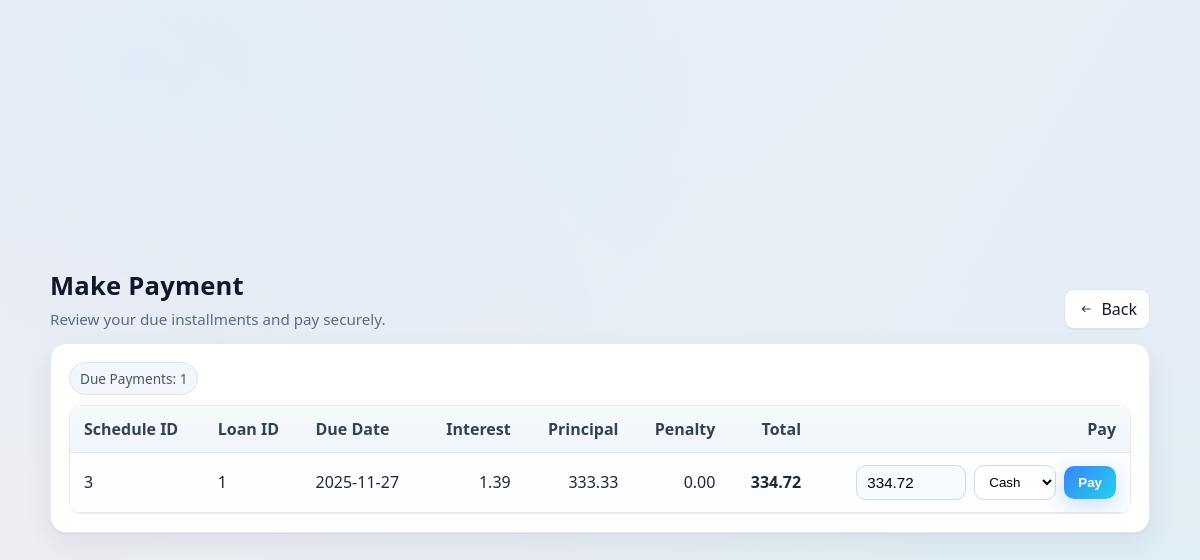
Page /exchatloan/make_payment.php (signed in) on the committed database.
### tables this page shows
CREATE TABLE `repaymentschedule` (
  `ScheduleID` int(11) NOT NULL,
  `InterestDue` decimal(15,2) DEFAULT NULL,
  `PrincipalDue` decimal(15,2) DEFAULT NULL,
  `PenaltyAmount` decimal(15,2) DEFAULT NULL,
  `DueDate` date DEFAULT NULL,
  `Status` varchar(50) DEFAULT NULL,
  `LoanID` int(11) DEFAULT NULL
);

### exchatloan/make_payment.php (the view, shortened to what this page needs)
<?php
require "dbconnect.php";
$uid = (int)$_SESSION['user_id'];
$stmt = $mysqli->prepare("SELECT CustomerID FROM Customer WHERE ID=? LIMIT 1");
$stmt->bind_param('i', $uid);
$stmt->execute();
$stmt->bind_result($cid);
$sql = "
  SELECT RS.ScheduleID, RS.LoanID, RS.DueDate, RS.InterestDue, RS.PrincipalDue, IFNULL(P.SumPenalty,0) AS Penalties
  FROM RepaymentSchedule RS
  JOIN LoanContract LC ON RS.LoanID=LC.LoanID
  JOIN LoanRequest LR ON LC.ApplicationID=LR.ApplicationID
  LEFT JOIN (SELECT ScheduleID, SUM(Amount) AS SumPenalty FROM Penalty GROUP BY ScheduleID) P
    ON P.ScheduleID=RS.ScheduleID
  WHERE LR.CustomerID=? AND RS.Status='DUE'
  ORDER BY RS.DueDate ASC";
$stmt = $mysqli->prepare($sql);
$stmt->bind_param('i', $cid);
$stmt->execute();
$res = $stmt->get_result();
$rows = [];
while ($r = $res->fetch_assoc()) { $rows[] = $r; }
function e($s){ return htmlspecialchars((string)$s, ENT_QUOTES, 'UTF-8'); }
?>
<!DOCTYPE html>
<html lang="en">
<head>
</head>
<body>
  <div class="wrap">
    <div class="header">
      <div>
        <h1>Make Payment</h1>
        <p class="sub">Review your due installments and pay securely.</p>
      </div>
      <a class="back" href="customer_dashboard.php">
        <svg width="16" height="16" viewBox="0 0 24 24" fill="none" aria-hidden="true"><path d="M8 12h12M8 12l4-4M8 12l4 4" stroke="#334155" stroke-width="1.6" stroke-linecap="round" stroke-linejoin="round"/></svg>
        Back
      </a>
    </div>
    <div class="card">
      <?php if (count($rows) === 0): ?>
        <div class="empty">
          <h2>No due installments right now</h2>
          <p>You’re all caught up. Check back later or view your loan details from the dashboard.</p>
          <a class="back" href="customer_dashboard.php">← Back to Dashboard</a>
        </div>
      <?php else: ?>
        <div class="toolbar">
          <span class="badge">Due Payments: <?php echo count($rows); ?></span>
        </div>
        <div class="table-wrap">
          <table role="table">
            <thead>
              <tr>
                <th>Schedule ID</th>
                <th>Loan ID</th>
                <th>Due Date</th>
                <th class="num">Interest</th>
                <th class="num">Principal</th>
                <th class="num">Penalty</th>
                <th class="num">Total</th>
                <th style="text-align:right;">Pay</th>
              </tr>
            </thead>
            <tbody>
              <?php foreach ($rows as $row):
                $interest = (float)$row['InterestDue'];
                $principal = (float)$row['PrincipalDue'];
                $penalty = (float)$row['Penalties'];
                $total = $interest + $principal + $penalty;
                $val = number_format($total, 2, '.', '');
              ?>
              <tr>
                <td><?php echo e($row['ScheduleID']); ?></td>
                <td><?php echo e($row['LoanID']); ?></td>
                <td class="date"><?php echo e($row['DueDate']); ?></td>
                <td class="num"><?php echo number_format($interest,2); ?></td>
                <td class="num"><?php echo number_format($principal,2); ?></td>
                <td class="num"><?php echo number_format($penalty,2); ?></td>
                <td class="num"><strong><?php echo number_format($total,2); ?></strong></td>
                <td>
                  <form class="pay-form" method="post" action="process_payment.php" onsubmit="return confirmPay(this);">
                    <input type="number" step="0.01" min="0" name="amount" value="<?php echo e($val); ?>" required>
                    <select name="method" required>
                      <option value="Cash">Cash</option>
                    </select>
                    <button class="btn" type="submit">Pay</button>
                  </form>
                </td>
              </tr>
              <?php endforeach; ?>
            </tbody>
          </table>
        </div>
      <?php endif; ?>
    </div>
  </div>
</body>
</html>

### exchatloan/make_payment.php (style rules this page uses)
:root { --bg1:#eef2f7; --bg2:#e6edf7; --text:#0f172a; --muted:#5b6b84; --line:#e5eaf2; --card:#ffffff; --accent:#3b82f6; --accent2:#22d3ee; --radius:16px; --shadow:0 10px 28px rgba(15,23,42,.07), 0 1px 0 rgba(15,23,42,.06); }
* { box-sizing:border-box }
body { margin:0; min-height:100vh; font-family:"Segoe UI", Arial, sans-serif; color:var(--text); background: radial-gradient(1200px 800px at 12% 8%, #bfe3ff40 0%, transparent 55%), radial-gradient(1100px 700px at 88% 92%, #b9fff340 0%, transparent 60%), linear-gradient(120deg, var(--bg1), var(--bg2)); display:flex; align-items:center; justify-content:center; position:relative; overflow-x:hidden; }
.wrap { width:min(1100px, 94vw); margin:40px auto; position:relative; z-index:1; }
.header { display:flex; align-items:flex-end; justify-content:space-between; gap:12px; margin-bottom:14px; }
h1 { margin:0; font-size:clamp(1.15rem, 1rem + 1.2vw, 1.6rem); font-weight:700; letter-spacing:.2px; }
.sub { margin:6px 0 0; color:var(--muted); font-size:.95rem; }
.card { background:var(--card); border:1px solid var(--line); border-radius:var(--radius); box-shadow:var(--shadow); padding:18px; }
.table-wrap { overflow:auto; border-radius:12px; border:1px solid var(--line); }
table { width:100%; border-collapse:separate; border-spacing:0; background:#fff; }
thead th { position:sticky; top:0; background:linear-gradient(180deg,#f7fafc,#f0f5fb); text-align:left; font-weight:600; color:#334155; padding:12px 14px; border-bottom:1px solid var(--line); }
tbody td { padding:12px 14px; border-bottom:1px solid var(--line); vertical-align:middle; color:#1f2937; }
tbody tr:nth-child(odd) td { background:#fbfdff; }
.num { text-align:right; font-variant-numeric: tabular-nums; }
.date { white-space:nowrap; }
.pay-form { display:flex; align-items:center; gap:8px; flex-wrap:wrap; justify-content:flex-end; }
.pay-form input[type="number"] { width:110px; padding:8px 10px; border:1px solid #cfdaeb; border-radius:10px; background:#f7fbff; font-size:.95rem; }
.pay-form select { padding:8px 10px; border:1px solid #cfdaeb; border-radius:10px; background:#fff; }
.btn { padding:9px 14px; border:0; border-radius:10px; cursor:pointer; font-weight:600; color:#fff; background:linear-gradient(135deg, var(--accent), var(--accent2)); box-shadow:0 6px 18px rgba(59,130,246,.25); transition: transform .05s ease, box-shadow .2s ease; }
.toolbar { display:flex; justify-content:space-between; align-items:center; gap:10px; margin-bottom:10px; }
.back { display:inline-flex; align-items:center; gap:8px; text-decoration:none; color:#0f172a; padding:8px 12px; border-radius:10px; border:1px solid #dbe4f2; background:#fff; box-shadow:0 1px 0 rgba(15,23,42,.05); }
.badge { padding:6px 10px; border:1px solid #dbe4f2; border-radius:999px; background:#f3f7fc; color:#4b5563; font-size:.85rem; }

### rows in the picture
repaymentschedule: ScheduleID "3", LoanID "1", DueDate "2025-11-27", InterestDue "1.39", PrincipalDue "333.33", penalty "0.00", total "334.72", amount "334.72"

### other values in the picture
count($rows) "1"
